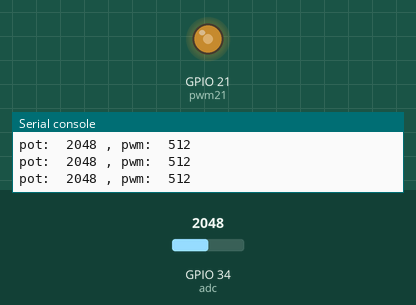
This program was run on a simulated ESP32 board running MicroPython. On the bench: output pins drawn as LEDs (lit = HIGH), the last lines printed to the serial console. The inputs (shaded band) are chosen by the test bench; at power-on: GPIO 34 (adc) = 2048 (analog values on the 0–4095 scale).

Above: at 1.2 s.
1.3 s: GPIO 34 (adc) set to 2866
At 2.5 s:
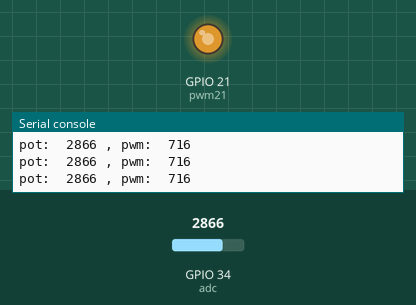
2.8 s: GPIO 34 (adc) set to 3603
At 4.0 s:
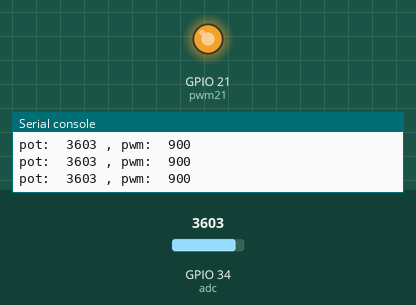
4.3 s: GPIO 34 (adc) set to 491
At 5.4 s:
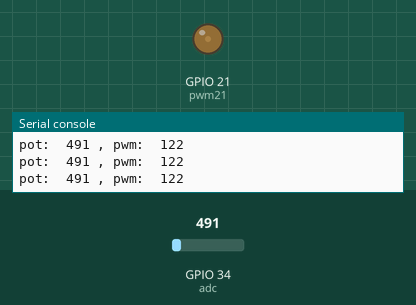
5.8 s: GPIO 34 (adc) set to 0
At 6.7 s:
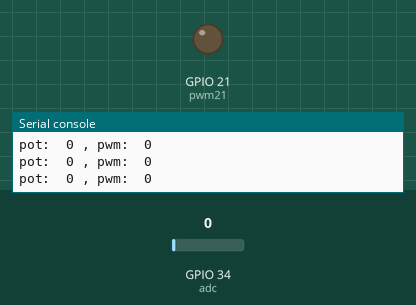
Timing chart, 0 to 8.3 s (numbered marks = the images above; inputs shaded):
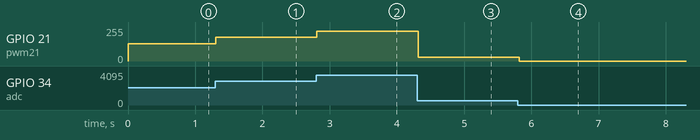

The program:

uP_-_07.70_-_analog_read_pot_34.py
```python
'''
 07.70 - Read a potentiometer

 This sketch shows how to read a potentiometer and use it to control
 the brightness of an LED.

 When the button is pressed, the LED turns on for 500msec.

 Components
 ----------
  - ESP32
  - 330Ohm resistor for the LED
  - 5mm LED
  -     Connect anode to GPIO 21
  -     Connect cathode to GND via the resistor
  - 10KOhm potentiometer
  -     Connect the pin to GPIO 34
  -     Connect one of the side pins to 3.3V
  -     Connect the last pin to GND
  - Wires
  - Breadboard

 Documentation:
 Pins and GPIO: https://micropython-docs-esp32.readthedocs.io/en/esp32_doc/esp32/quickref.html#pins-and-gpio
 sleep_ms: http://docs.micropython.org/en/latest/library/utime.html?highlight=utime%20sleep#utime.sleep_ms
 ADC: https://micropython-docs-esp32.readthedocs.io/en/esp32_doc/esp32/quickref.html#adc-analog-to-digital-conversion
 int(): https://docs.python.org/3/library/functions.html#int

 Beware:
 By default, ADC values are 12 bits, therefore they range from 0 to 4095.
 By default, PWM values are 10 bits, therefore they range from 0 to 1023.
 We must scale a ADC value to the PWM range to correctly control the LED.
 To do so, divide 1023/4095 = 0.24, and multiply the actual ADC value by 0.24.

 Course:
 MicroPython with the ESP32
 https://techexplorations.com

'''

from machine import ADC, Pin, PWM
from time import sleep

pwm21 = PWM(Pin(21))    # create ADC object on ADC pin
adc = ADC(Pin(34))     # create an LED object

adc.atten(ADC.ATTN_11DB)  # Full range: 3.3v

while True:
    pot_value = adc.read()
    pwm_value = int(pot_value * 0.25)
    print("pot: ", pot_value, ", pwm: ", pwm_value)
    pwm21.duty(pwm_value)  # 0.24 derives from scaling 0..4095 to 0..1023 =>
    sleep(0.1)
```

Measured:
- after the input at 1.3 s, GPIO 21 (pwm21): 128/255 → 178/255 at once
- after the input at 2.8 s, GPIO 21 (pwm21): 178/255 → 224/255 at once
- after the input at 4.3 s, GPIO 21 (pwm21): 224/255 → 30/255 at once
- after the input at 5.8 s, GPIO 21 (pwm21): 30/255 → 0/255 at once
